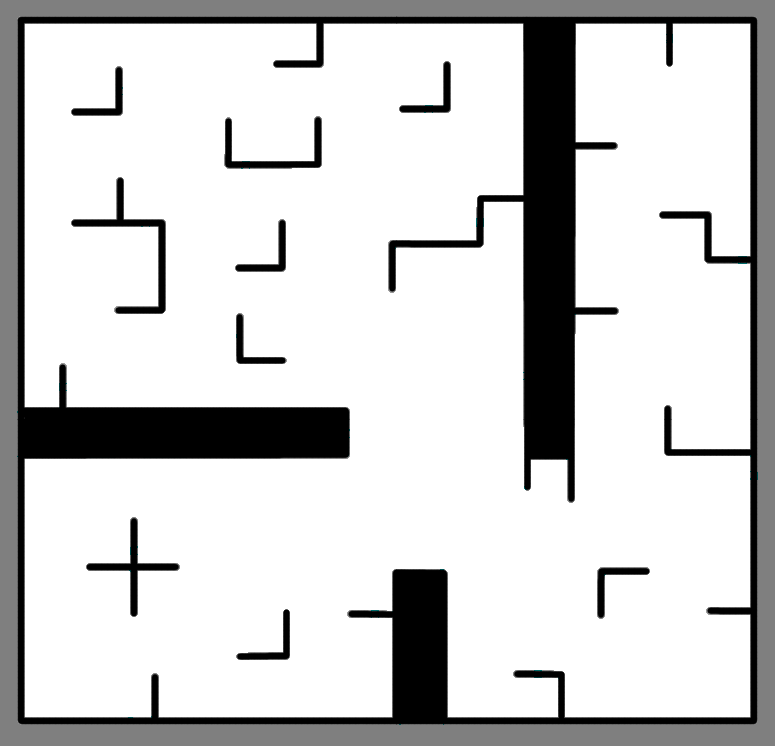
#> input picture jupyter_particle/sparse_obstacles.png, 775 x 746 px
$ jupyter execute --allow-errors ParticleFilter_update.ipynb   (shell and % lines are left out)
#> lines starting #> are read from the running program, lines starting #| are printed output that depends on the picture; after the words box and inside, x2 and y2 are one past the last pixel; in counts of white or black regions, pixels touching at a corner belong together
### jupyter_particle/fun.py
#coding:utf8
from random import randint, choice
import time
import matplotlib.pyplot as plt
import matplotlib.patches as mpatches
import numpy as np
import math
import random
from pf import Particle
from nav_msgs.msg import OccupancyGrid
from occupancy_field import OccupancyField
from helper_functions import angle_normalize, angle_diff
import sys
import os
os.getcwd()
sys.path.append(os.getcwd())

import inspercles
reload(inspercles)

def randow_particle(n_part,minx, miny, maxx, maxy):
    pos = []
    S = []
    for i in range(n_part):
        x = np.random.randint(minx,maxx)
        y = np.random.randint(miny,maxy)
        theta = np.random.randint(0, 2*math.pi)
        p = Particle(x, y, theta)
        S.append(p)
        pos.append([x,y,theta])

    return S,pos


# [19 lines left out: functions desvio_pd, calculo_Pdh, not called in this run]


def normaliza(lista):

    alfa = 1/sum(lista)
    for i in range (len(lista)):
        lista[i] = lista[i] * alfa
    return lista

# [9 lines left out: function reamostragem, not called in this run]

def novas_part(particulas,lista_p_normed):
    for i in range(len(particulas)):
        particulas_exp = [[p.x, p.y, p.theta] for p in particulas]
        particulas_pesos = [p.w for p in particulas]
    return particulas_exp, particulas_pesos

def valores_novas_part(novas_particulas):
    for p in novas_particulas:
        p.w = 1
    valores_novas_particulas = [[p.x, p.y, p.theta] for p in novas_particulas]
    return valores_novas_particulas


### jupyter_particle/inspercles.py
# coding: utf-8
from random import randint, choice
import time
import matplotlib.pyplot as plt
import matplotlib.patches as mpatches
import numpy as np
import math
import random
from pf import Particle
from nav_msgs.msg import OccupancyGrid
from occupancy_field import OccupancyField
from helper_functions import angle_normalize, angle_diff

particle_size = 7

# [5 lines left out: function convert_to_figure, not called in this run]


def nb_draw_map(mapa_numpy, particles = None, initial_position=False, pose=False, robot=False):
    """
        particles - um conjunto de partículas definidas como objetos do tipo partícula

        initial_position - cor para desenhar a posição inicial do robo

        pose - pose do robo

        robot - booleano que determina se o robô é desenhado como um círculo ou não
    """
    fig, ax = plt.subplots(figsize=(10,10))
    ax.set(xlim=[0, width], ylim=[0, height]) # Or use "ax.axis([x0,x1,y0,y1])"

    fig.canvas.draw()

    #def update():

    plt.imshow(mapa_numpy, cmap='Greys_r')
    if initial_position:
        draw_initial_pose(initial_pose,ax)
    if particles:
        nb_draw_particle_cloud(particles, ax)
    if pose:
        nb_draw_arrow(pose[0], pose[1], pose[2], ax, color='g', width=2, headwidth=6, headlength=6)
    if robot:
        nb_draw_robot(pose, ax, radius=robot_radius)

    return ax # Retornamos o contexto grafico caso queiram fazer algo depois


def draw_initial_pose(pose_xytheta, ax):
    """
        Metodo que desenha a pose inicial
        pose - um array que contem x, y e theta da pose inicial
        ax - um objeto do matplotlib
    """
    x = pose_xytheta[0]
    y = pose_xytheta[1]
    theta = pose_xytheta[2]
    l = 15
    #end_x = x + deltax
    #end_y = y + deltay
    nb_draw_arrow(x, y, theta, ax, l=l, color='r', width=2, headwidth=6, headlength=6)

def nb_draw_arrow(x, y, theta, ax, l = 15, color='y', headwidth=3.0, headlength=3, width=0.001):
    """
        Desenha uma seta na posição x, y com um ângulo theta
        ax é o contexto gráfico

    """
    deltax = l*math.cos(theta)
    deltay = l*math.sin(theta)
    ax.arrow(x, y, deltax, deltay, head_width=headwidth, head_length=headlength, fc=color,  ec=color, width=width)

def nb_draw_particle_cloud(particles, ax):
    """
        Desenha o particle cloud
        particles - uma lista de objetos Particle
        ax - eixo
    """
    for p in particles:
        nb_draw_arrow(p.x, p.y, p.theta, ax, particle_size, color='b')

# [52 lines left out: functions normalize_particles, update_robot_pose, nb_initialize_particle_cloud, nb_create_particles, not called in this run]

def nb_draw_robot(position, ax, radius=10):
    """
        Desenha um círculo com uma seta para se passar pelo robô
    """
    from matplotlib.patches import Circle
    circle = Circle((position[0], position[1]), radius, facecolor='none',
                    edgecolor=(0.0, 0.8, 0.2), linewidth=2, alpha=0.7)
    ax.add_patch(circle)

# [40 lines left out: functions nb_create_ros_map, nb_interp, nb_cria_occupancy_field_image, not called in this run]


def nb_outside_image(x, y, img):
    if x > img.shape[1] or x < 0:
        return True
    if y > img.shape[0] or y < 0:
        return True

def nb_found_obstacle(x, y, x0, y0, img):
    gray_value = 1.0 - img[x][y]/255.0
    if gray_value > free_thresh and gray_value < occupied_thresh:
        return math.sqrt( (x0 - x)**2 + (y0 - y)**2 )


def nb_find_discrete_line_versor(xa, ya, angle):
    """
        Encontra a direção para a qual o sensor laser do robô no ângulo angle aponta
    """
    m = math.tan(angle)
    delta = 50.0 # arbitrario
    xd = xa + delta*math.cos(angle)
    yd = ya + delta*math.sin(angle)
    deltay = yd - ya
    deltax = xd - xa
    v = [deltax, deltay]
    length = math.sqrt(deltax**2 + deltay**2)
    versor = [deltax/delta, deltay/delta]
    # Um pouco ineficiente mas 'garante' que nao pularemos celulas
    for i in range(len(versor)):
        versor[i]*=0.6
    return versor


def nb_simulate_lidar(robot_pose, angles, img):
    """
        Simula a leitura `real` do LIDAR supondo que o robot esteja na robot_pose e com sensores nos angulos angles

        Nao e' necessario fazer isso em seu projeto

        retorna uma lista de pontos de intersecao ou -1 se o sensor nao ler nada naquele angulo

    """
    a = angles.copy()
    theta = 2 # para ficar mais intuitivo

    #robot_pose[theta] = angle_normalize(robot_pose[theta])

    lidar_results = {}

    result_img = np.zeros(img.shape)
    result_img.fill(255) # Deixamos tudo branco

    x0 = robot_pose[0]
    y0 = robot_pose[1]

    # Se o robô simulado (que pode ser uma partícula) já estiver fora da imagem, retornamos zero
    if nb_outside_image(int(x0), int(y0), img):
    	for a in angles:
    		lidar_results[a] = 0

    	return lidar_results, result_img


    for angulo in a:
        # Faz o angulo ser relativo ao robo
        ang = robot_pose[theta]+angulo
        #print("Angle ", ang)
        xa, ya = x0, y0
        x = xa
        y = ya
        vers = nb_find_discrete_line_versor(xa, ya, ang)
        #print("vers ", ang, "  " , vers)

        while (True):
            result_img[int(y), int(x)] = 0 # Marcamos o raio na imagem y,x porque numpy e' linha, coluna
            if nb_outside_image(int(x), int(y), img):
                # A imagem acabou, nao achamos nada
                lidar_results[angulo] = 0
                print("Outside at ",x ,"  ",y, "  for angle ", ang)
                break
            dist = nb_found_obstacle(int(y), int(x), y0, x0, img)
            if dist > -1:
                # Achamos alguma coisa
                lidar_results[angulo] = dist
                #print("Hit for ",x,  "  ",y, "  for angle ", ang)
                break
            # Keep going if none of the "ifs" has been triggered
            x += vers[0]
            y += vers[1]

            if y > img.shape[0] or x > img.shape[1]:
                break


    return lidar_results, result_img

### jupyter_particle/pf.py
#!/usr/bin/env python

"""
    Originally based on Olin's Paul Ruvolo's CompRobo 15:
    https://github.com/paulruvolo/comprobo15/

"""


import math
import time

import numpy as np
from numpy.random import random_sample
from sklearn.neighbors import NearestNeighbors
from occupancy_field import OccupancyField

from helper_functions import (convert_pose_inverse_transform,
                              convert_translation_rotation_to_pose,
                              convert_pose_to_xy_and_theta,
                              angle_diff)

from copy import deepcopy

class Particle(object):
    """ Represents a hypothesis (particle) of the robot's pose consisting of x,y and theta (yaw)
        Attributes:
            x: the x-coordinate of the hypothesis relative to the map frame
            y: the y-coordinate of the hypothesis relative ot the map frame
            theta: the yaw of the hypothesis relative to the map frame
            w: the particle weight (the class does not ensure that particle weights are normalized
    """

    def __init__(self,x=0.0,y=0.0,theta=0.0,w=1.0):
        """ Construct a new Particle
            x: the x-coordinate of the hypothesis relative to the map frame
            y: the y-coordinate of the hypothesis relative ot the map frame
            theta: the yaw of the hypothesis relative to the map frame
            w: the particle weight (the class does not ensure that particle weights are normalized """
        self.w = w
        self.theta = theta
        self.x = x
        self.y = y

    # [4 lines left out: function as_pose, not called in this run]

    # TODO: define additional helper functions if needed
    def normalize(self, Z):
        """ Ajusta o peso da particula usando o fator de normalizacao (Z) """
        self.w /= Z

    # [9 lines left out: function weighted_values, not called in this run]

    @staticmethod
    def draw_random_sample(choices, probabilities, n):
        """ Return a random sample of n elements from the set choices with the specified probabilities
            choices: the values to sample from represented as a list
            probabilities: the probability of selecting each element in choices represented as a list
            n: the number of samples
        """
        values = np.array(range(len(choices)))
        probs = np.array(probabilities)
        bins = np.add.accumulate(probs)
        inds = values[np.digitize(random_sample(n), bins)]
        samples = []
        for i in inds:
            samples.append(deepcopy(choices[int(i)]))
        return samples

### jupyter_particle/ParticleFilter_update.ipynb
# Filtro de partículas

Cada partícula vai ser representada por uma lista [x,y,theta]

Trabalhe com 2 listas:

	S = []  # Vai conter as n partículas.

	W = [] # Pesos das partículas

	n_part = # Número de partículas

# Atividades

1. Crie uma função que gere n partículas aleatórias distribuidas uniformemente dentro de uma área minx, miny, maxx, maxy (passados como parâmetros). Veja a funcao

	Devolve uma lista com n partículas

2. Descubra como desenhar as n partículas (analise o módulo inspercles)

3. Faça o desenho das partículas

4. Crie uma lista para simular os movimentos do robô. Veja a lista chamada <code>movimentos</code> que é usada na seção *Teste de animação*, mais abaixo

5. Crie uma função que aplica um deslocamento [delta_x, delta_y, delta_theta] com um desvio padrão [std_x, std_y, std_theta] a todas as partículas

6. Desenhe as partículas após o deslocamento

7. Descubra como calcular $P(D|H)$ analisando o Python Notebook. A função que traça os raios está no modulo inspercles

Programe a aplicação da equação que está na pág. 853 do livro do Norvig $$P(z_t | x_t) = \alpha \prod_{j}^M{e^{\frac{-(z_j - \hat{z_j})}{2\sigma^2}}}$$

Ou seja, para cada raio estimado $\hat{z_j}$ e leitura real $z_j$ calcule a probabilidade daquele raio ter acontecido dado que a posição do robô fosse de fato a da partícula

8 . Usando os resultados de 7 calcule $P(H|D)$ e insira numa lista de probabilidades das partículas

9 . Reamostre as partículas de forma proporcional à probabilidade

[cell 1]
from random import randint, choice
import time
import matplotlib.pyplot as plt
import matplotlib.patches as mpatches
import numpy as np
import math
import random
from pf import Particle
from nav_msgs.msg import OccupancyGrid
from occupancy_field import OccupancyField
from helper_functions import angle_normalize, angle_diff

import cv2

import sys
import os
os.getcwd()
import sys
sys.path.append(os.getcwd())

import fun
reload(fun)

import inspercles
reload(inspercles)


# Para suprimir alguns warnings do Matplotlib Inline
import warnings
warnings.simplefilter('ignore')

[cell 2]
n_part = 40
minx = 50
miny = 50
maxy = 350
maxx = 350

## Diretõrio de trabalho

[cell 3]
# Dados do arquivo mapa.yaml

resolution = 0.020000
origin =  [-5.000000, -5.000000, 0.000000]
occupied_thresh = 0.8
free_thresh =  0.2

inspercles.free_thresh = free_thresh # Limiar em tons de cinza para que uma celula seja considerada livre
inspercles.occupied_thresh = occupied_thresh # Limiar de celula ocupada
inspercles.origin = origin
inspercles.resolution = resolution

[cell 4]
from PIL import Image as PilImage


color_image = cv2.imread("sparse_obstacles.png")
#> color_image is the input picture: shape (746, 775, 3); mean B, G, R 206.5, 206.5, 206.5
pil_image = color_image
np_image = cv2.cvtColor(color_image, cv2.COLOR_BGR2GRAY)


#color_image = PilImage.open("sparse_obstacles.png", 'r')
#pil_image = color_image.convert('1') # Converte a imagem PIL para Grayscale
#np_image = np.asarray(pil_image)

particle_size = 10

#import matplotlib_render as plotmap


back_color = "black"
colors     = ['red', 'green', 'cyan', 'yellow']
width, height = 775, 746

inspercles.width = width
inspercles.height = height


initial_pose = [200, 200, math.pi/8] # Posicao inicial considerada para o pf
inspercles.initial_pose = initial_pose
pose = [330, 220, math.radians(90)] # posicao "verdadeira" do robo
inspercles.pose = pose
robot_radius=10   # Raio do robo
inspercles.robot_radius = robot_radius


# Os angulos em que o robo simulado vai ter sensores
angles = np.linspace(0.0, 2*math.pi, num=8)

particle_cloud = []

## Mapa com posição inicial

[cell 5]
particulas,pos_particles = fun.randow_particle(n_part,minx, miny, maxx, maxy)

inspercles.nb_draw_map(color_image,particulas)
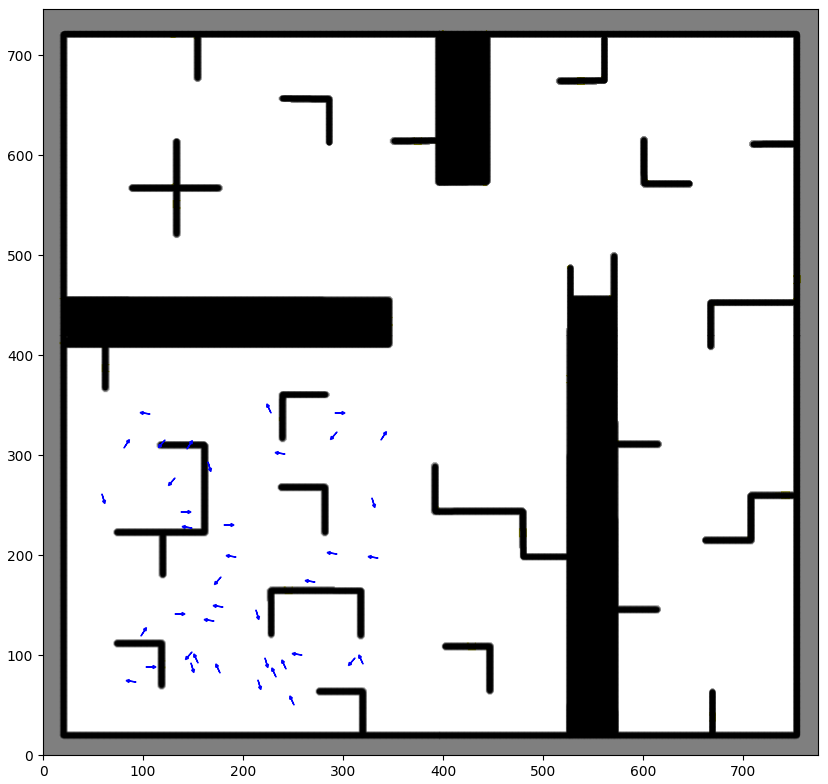
#> figure drawn by matplotlib, 1 panel; B, G, R data is drawn as R, G, B

A função *nb_initialize_particle_cloud()* pertence ao módulo <code>inspercles</code> e já faz uma primeira aleatorização das partículas

[cell 6]
# Inicializa as particulas
#particulas = inspercles.nb_initialize_particle_cloud()

[cell 7]
inspercles.nb_draw_map(color_image, particles = particulas, initial_position = initial_pose, pose=pose, robot=True)
#> figure, not shown here; B, G, R data is drawn as R, G, B

[cell 8]
angles

# Simulação da imagem do laser

Para simular a leitura **real** do robo, use *nb_simulate_lidar* passando a posição real do robô, os ângulos do sensor e a np_image com o mapa

#> (a cell that did not finish here is left out)

#> in nb_simulate_lidar, `result_img.fill(255)`: result_img: shape (746, 775) float64; every value is 255
#> the loop in nb_simulate_lidar, `for angulo in a:` made 1 pass
#> after the loop in nb_simulate_lidar, `for angulo in a:`:
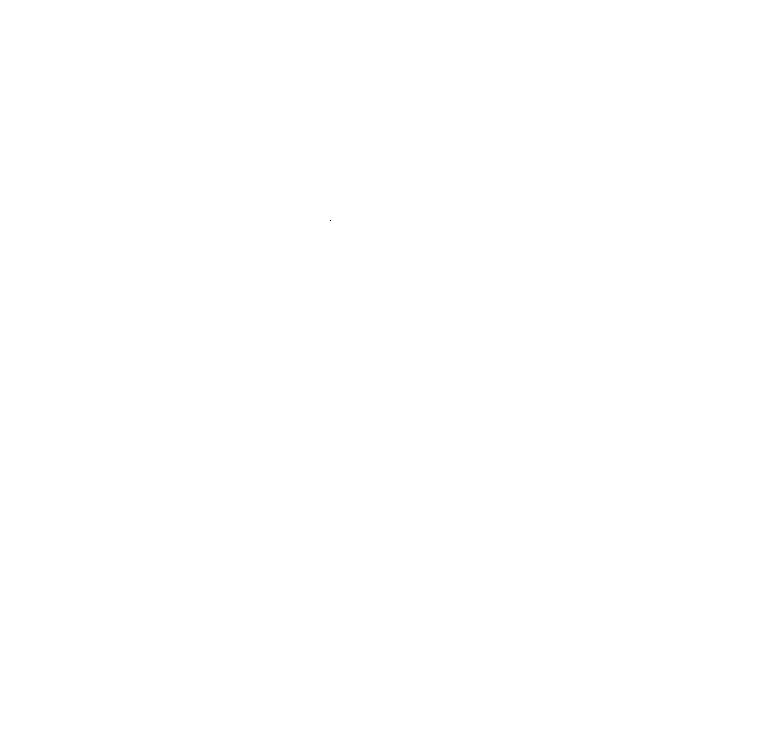
#> result_img: shape (746, 775) float64; 100% white; black in thin lines or dots, all inside (x1, y1, x2, y2) = (330, 220, 331, 221)
#> after the loop in nb_simulate_lidar, `for angulo in a:`: lidar_results = 0 items

#> (a cell that did not finish here is left out)

#> (a cell that did not finish here is left out)

As leituras serao retornadas pela simulacao do lidar. Sao armazenadas na forma de um dicionario com angulo: valor da leitura

#> (a cell that did not finish here is left out)

#> (a cell that did not finish here is left out)

[cell 14]
ax = inspercles.nb_draw_map(pil_image, pose=pose, robot=True, particles=particulas)
#ax.imshow(occupancy_image, alpha=0.2)
#> (the rest of this cell did not finish here and is left out)

## Gerando uma animação

[cell 15]
# Coloque nesta lista os deslocamentos do robo

movimentos = [[-10, -10, 0], [-10, 10, 0], [-10,0,0], [-10, 0, 0],
              [0,0,math.pi/12.0], [0, 0, math.pi/12.0], [0, 0, math.pi/12],[0,0,-math.pi/4],
              [-5, 0, 0],[-5,0,0], [-5,0,0], [-10,0,0],[-10,0,0], [-10,0,0],[-10,0,0],[-10,0,0],[-15,0,0],
              [0,0,-math.pi/4],[0, 10, 0], [0,10,0], [0, 10, 0], [0,10,0], [0,0,math.pi/8], [0,10,0], [0,10,0],
              [0,10,0], [0,10,0], [0,10,0],[0,10,0],
              [0,0,-math.radians(90)],
              [math.cos(math.pi/3)*10, math.sin(math.pi/3),0],[math.cos(math.pi/3)*10, math.sin(math.pi/3),0],[math.cos(math.pi/3)*10, math.sin(math.pi/3),0],
              [math.cos(math.pi/3)*10, math.sin(math.pi/3),0]]

[cell 16]
plt.ioff() # Desliga o modo interativo, para nao aparecerem muitas imagens no meio

frames = 1

count = 0
lista_p = []
valor = None
lista_p =[1]*len(particulas)
lista_produto = []
#> (the rest of this cell did not finish here and is left out)

[cell 17]
lista_p_normed = fun.normaliza(lista_p)
print("Soma",sum(lista_p_normed))
print("Maximo",max(lista_p_normed))

[cell 18]
particulas_exp,particulas_pesos = fun.novas_part(particulas,lista_p_normed)
novas_particulas = Particle.draw_random_sample(particulas, lista_p_normed, len(lista_p_normed))

[cell 19]
#valores_novas_particulas

[cell 20]
valores_novas_particulas = fun.valores_novas_part(novas_particulas)

Para gerar os gifs é preciso ter o pacote *imagemagick*

O imagemagick pode ser obtido com o seguinte comando:
    sudo apt-get install imagemagick

Agora vamos invocar na linha de comando o seguinte comando:
    convert -delay 10 -loop 1 anim*png animated.gif

Este comando criou um arquivo chamado *animated.fig*, que leremos abaixo:


Infelizmente o IPython Notebook 2 nao parece exibir animacoes em Gif por default, mas voce pode abrir o arquivo no diretorio de trabalho e devera'  ve-lo.

$ run again, with jupyter_particle/anim0004.png copied over jupyter_particle/sparse_obstacles.png
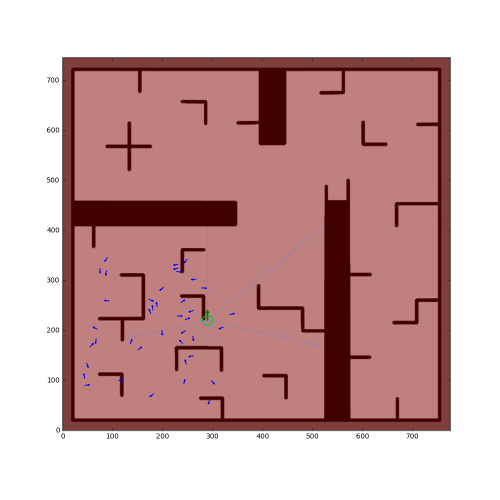
#> input picture jupyter_particle/anim0004.png, 1000 x 1000 px (shown at 1/2 size)
#> color_image is the input picture: shape (1000, 1000, 3); mean B, G, R 166.8, 166.5, 202.6
#> after the loop in nb_simulate_lidar, `for angulo in a:`: lidar_results = {0: 0, 0.898: 0, 1.8: 0, 2.69: 0, 3.59: 0, 4.49: 0, 5.39: 0, 6.28: 0}
#> `leituras, lidar_map = inspercles.nb_simulate_lidar(pose, angles, np_im..`: leituras has the same summary as lidar_results in nb_simulate_lidar
#> `leituras`: Out has the same summary as lidar_results in nb_simulate_lidar
#> `[cell 11] ax = inspercles.nb_draw_map(lidar_map, robot=True, pose=pose..`:
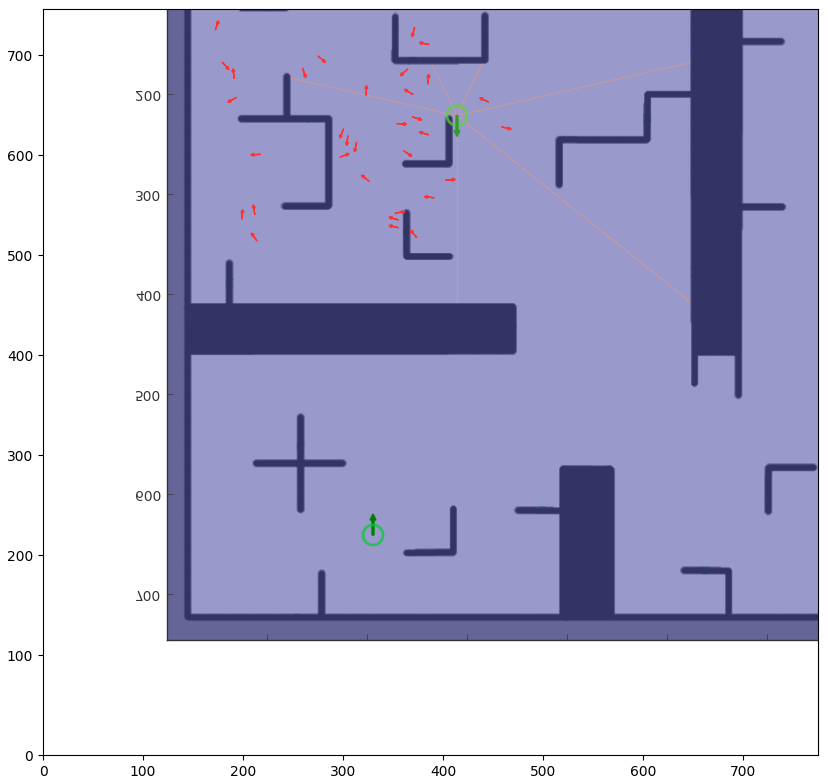
#> figure drawn by matplotlib, 1 panel; B, G, R data is drawn as R, G, B
#> `leituras`: Out has the same summary as lidar_results in nb_simulate_lidar
#> `[cell 14] ax = inspercles.nb_draw_map(pil_image, pose=pose, robot=True..`:
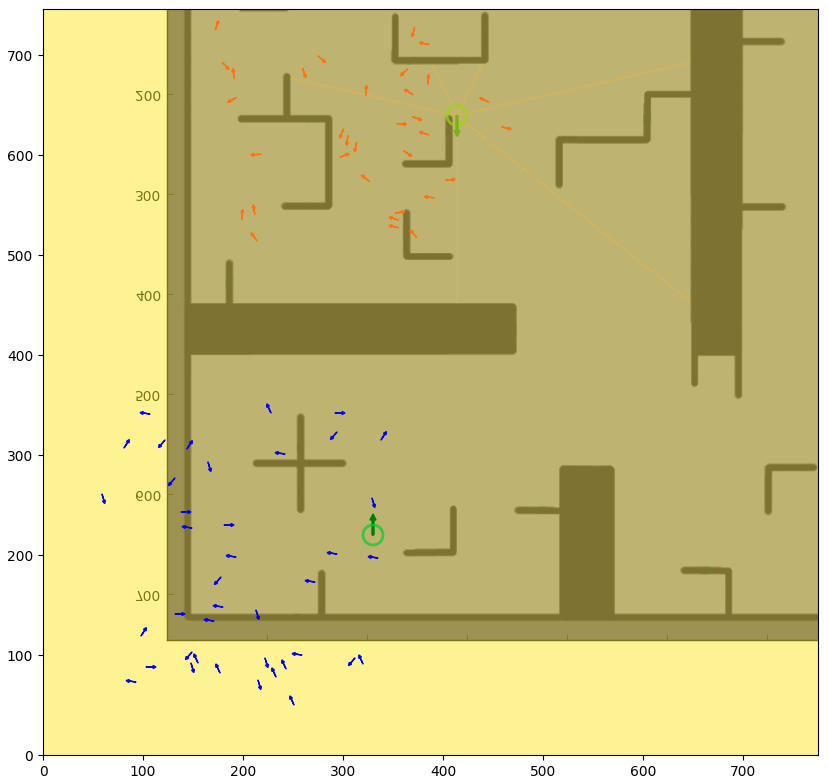
#> figure drawn by matplotlib, 1 panel; B, G, R data is drawn as R, G, B
